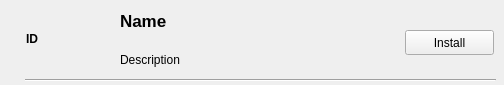
<?xml version="1.0" encoding="UTF-8"?>
<ui version="4.0">
 <class>InstallFormItem</class>
 <widget class="QWidget" name="InstallFormItem">
  <property name="geometry">
   <rect>
    <x>0</x>
    <y>0</y>
    <width>504</width>
    <height>85</height>
   </rect>
  </property>
  <property name="windowTitle">
   <string>Form</string>
  </property>
  <widget class="QLabel" name="name">
   <property name="geometry">
    <rect>
     <x>120</x>
     <y>10</y>
     <width>261</width>
     <height>21</height>
    </rect>
   </property>
   <property name="font">
    <font>
     <pointsize>13</pointsize>
     <weight>75</weight>
     <bold>true</bold>
    </font>
   </property>
   <property name="text">
    <string>Name</string>
   </property>
  </widget>
  <widget class="QLabel" name="desc">
   <property name="geometry">
    <rect>
     <x>120</x>
     <y>50</y>
     <width>271</width>
     <height>20</height>
    </rect>
   </property>
   <property name="text">
    <string>Description</string>
   </property>
  </widget>
  <widget class="QPushButton" name="installButton">
   <property name="geometry">
    <rect>
     <x>405</x>
     <y>30</y>
     <width>89</width>
     <height>25</height>
    </rect>
   </property>
   <property name="text">
    <string>Install</string>
   </property>
  </widget>
  <widget class="Line" name="line">
   <property name="geometry">
    <rect>
     <x>25</x>
     <y>70</y>
     <width>471</width>
     <height>21</height>
    </rect>
   </property>
   <property name="orientation">
    <enum>Qt::Horizontal</enum>
   </property>
  </widget>
  <widget class="QLabel" name="id">
   <property name="geometry">
    <rect>
     <x>26</x>
     <y>30</y>
     <width>21</width>
     <height>17</height>
    </rect>
   </property>
   <property name="font">
    <font>
     <weight>75</weight>
     <bold>true</bold>
    </font>
   </property>
   <property name="text">
    <string>ID</string>
   </property>
  </widget>
  <widget class="QLabel" name="label">
   <property name="geometry">
    <rect>
     <x>60</x>
     <y>20</y>
     <width>31</width>
     <height>41</height>
    </rect>
   </property>
   <property name="text">
    <string/>
   </property>
   <property name="pixmap">
    <pixmap>:/ico/images/leica_log.png</pixmap>
   </property>
  </widget>
 </widget>
 <resources/>
 <connections/>
</ui>
